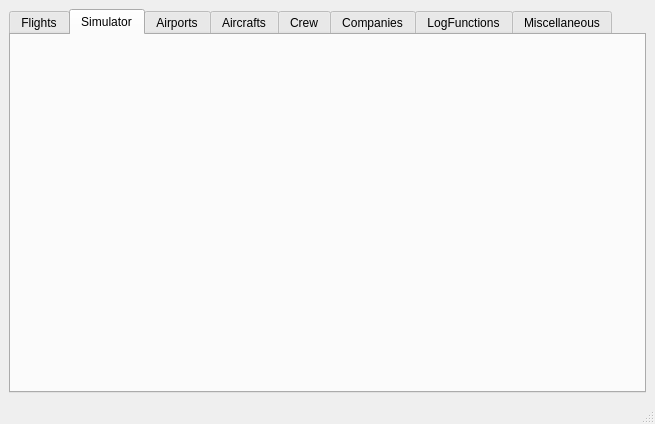
<?xml version="1.0" encoding="UTF-8"?>
<ui version="4.0">
 <class>MainWindow</class>
 <widget class="QMainWindow" name="MainWindow">
  <property name="windowModality">
   <enum>Qt::ApplicationModal</enum>
  </property>
  <property name="geometry">
   <rect>
    <x>0</x>
    <y>0</y>
    <width>655</width>
    <height>424</height>
   </rect>
  </property>
  <property name="windowTitle">
   <string>MainWindow</string>
  </property>
  <widget class="QWidget" name="centralwidget">
   <layout class="QGridLayout">
    <item row="0" column="0">
     <widget class="QTabWidget" name="tabWidget">
      <property name="currentIndex">
       <number>1</number>
      </property>
      <widget class="QWidget" name="tabFlights">
       <attribute name="title">
        <string>Flights</string>
       </attribute>
      </widget>
      <widget class="QWidget" name="tabSimulator">
       <attribute name="title">
        <string>Simulator</string>
       </attribute>
      </widget>
      <widget class="QWidget" name="tabAirports">
       <property name="windowTitle">
        <string>MainWindow</string>
       </property>
       <attribute name="title">
        <string>Airports</string>
       </attribute>
      </widget>
      <widget class="QWidget" name="tabAircrafts">
       <attribute name="title">
        <string>Aircrafts</string>
       </attribute>
      </widget>
      <widget class="QWidget" name="tabCrew">
       <attribute name="title">
        <string>Crew</string>
       </attribute>
      </widget>
      <widget class="QWidget" name="tabCompanies">
       <attribute name="title">
        <string>Companies</string>
       </attribute>
      </widget>
      <widget class="QWidget" name="tabLogFunctions">
       <attribute name="title">
        <string>LogFunctions</string>
       </attribute>
      </widget>
      <widget class="QWidget" name="tabMisc">
       <attribute name="title">
        <string>Miscellaneous</string>
       </attribute>
      </widget>
     </widget>
    </item>
   </layout>
  </widget>
  <widget class="QStatusBar" name="statusbar"/>
 </widget>
 <resources/>
 <connections/>
</ui>
